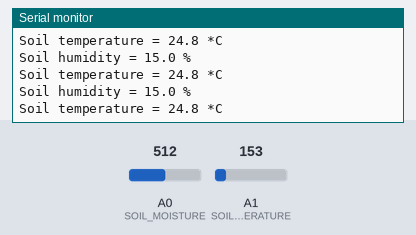
Bench run of a sketch on a simulated Arduino Uno, built with avr-gcc and run on an emulated ATmega328P. Shown: the last lines printed to the serial monitor. Inputs (shaded band) come from the test bench; at power-on: A1 (SOIL_TEMPERATURE) = 153, A0 (SOIL_MOISTURE) = 512.

Above: at 1.2 s.
1.3 s: A1 (SOIL_TEMPERATURE) set to 165
At 1.69 s:
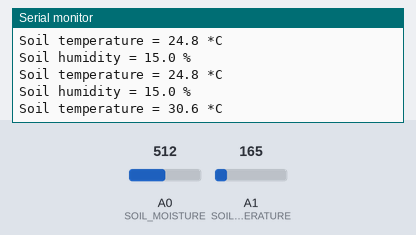
2.8 s: A0 (SOIL_MOISTURE) set to 716
At 2.95 s:
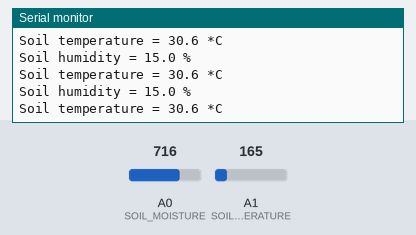
4.3 s: A1 (SOIL_TEMPERATURE) set to 175
At 4.45 s:
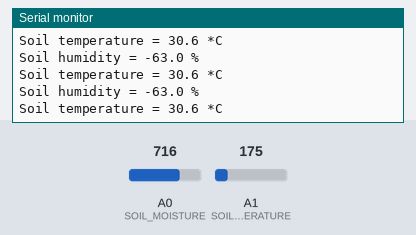
5.8 s: A0 (SOIL_MOISTURE) set to 900
At 5.96 s:
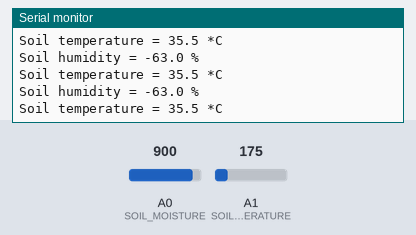
Timing chart, 0 to 8.3 s (numbered marks = the images above; inputs shaded):
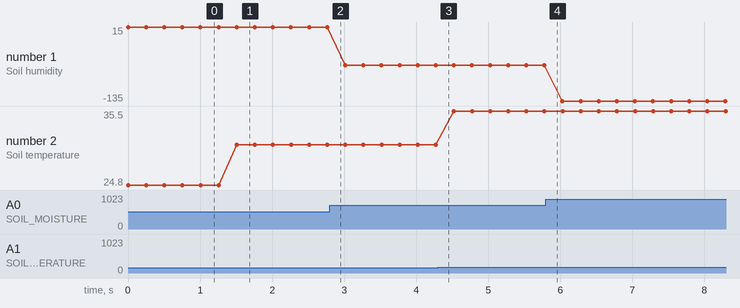

Measured:
- after the input at 1.3 s, the serial monitor: prints a new line after 0.21 s (image 1)
- plotted number 1: 15 → -63 after the input at 2.8 s, -63 → -135 after the input at 5.8 s
- plotted number 2: 24.8 → 30.6 after the input at 1.3 s, 30.6 → 35.5 after the input at 4.3 s

The sketch:

soilsensor_sensor_test.ino
```cpp
/*
  Пример работы с модулем аналогового емкостного датчика влажности и температуры почвы
  Created by Rostislav Varzar
*/
#define SOIL_MOISTURE    A0
#define SOIL_TEMPERATURE A1
const float air_value = 551.0;
const float water_value = 293.0;
const float moisture_0 = 0.0;
const float moisture_100 = 100.0;

void setup() {
  // Инициализация последовательного порта
  Serial.begin(115200);
}

void loop() {
  // Измерение
  float adc0 = analogRead(SOIL_MOISTURE);
  float adc1 = analogRead(SOIL_TEMPERATURE);
  float t = ((adc1 / 1023.0 * 5.0) - 0.5) * 100.0;
  float h = map(adc0, air_value, water_value, moisture_0, moisture_100);
  // Вывод измеренных значений в терминал
  Serial.println("Soil humidity = " + String(h, 1) + " %");
  Serial.println("Soil temperature = " + String(t, 1) + " *C");
  delay(250);
}
```
